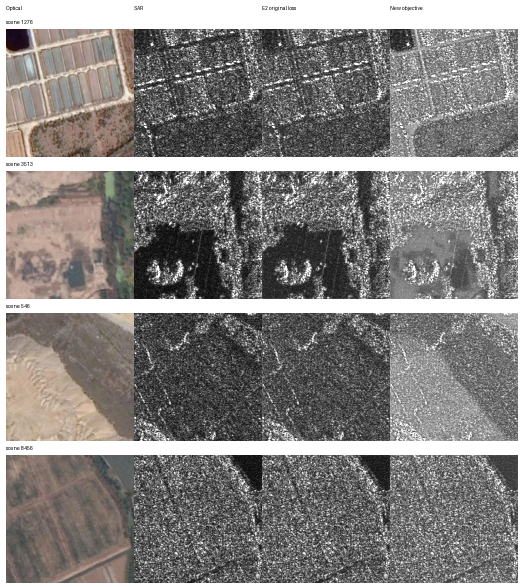
#> input picture reports/e2_source_objective_v1_val64_review_20261119.png, 1048 x 1174 px (shown at 1/2 size)
$ python -i diagnose_e2_architecture_r0.py   (imports and definitions only)   (older library calls are emulated)
#> lines starting #> are read from the running program, lines starting #| are printed output that depends on the picture
#> further down, picture is the input picture: shape (1174, 1048, 3); mean B, G, R 128.3, 130.2, 133.2
"""Attribute differences in archived QXS-SAROPT validation outputs."""

import argparse
import csv
import hashlib
import json
from pathlib import Path

import cv2
import numpy as np
from scipy.stats import spearmanr

from utils.reference_metrics import ReferenceEvaluator, _gaussian_ssim


ROOT = Path(__file__).resolve().parent
AUDIT = ROOT / "test_result/e2_quality_audit_v1/val1000_seed42/run_metadata.json"
PROFILE = "reference_v2_candidate_with_paper_fmi"
METHODS = ("e2", "sar_directional", "strict_overshoot", "source_interval")
METRICS = ("SSIM", "MS_SSIM", "FMI", "MI", "VIF", "Qabf", "Nabf")
MS_WEIGHTS = (.0448, .2856, .3001, .2363, .1333)


def sha256(path):
    return hashlib.sha256(path.read_bytes()).hexdigest()


# [63 lines left out: functions load_inputs, read_image, scale_readouts, not called in this run]


def source_edges(image):
    smoothed = cv2.GaussianBlur(image, (0, 0), 1)
    gx = cv2.Sobel(smoothed, cv2.CV_64F, 1, 0, scale=1 / 8)
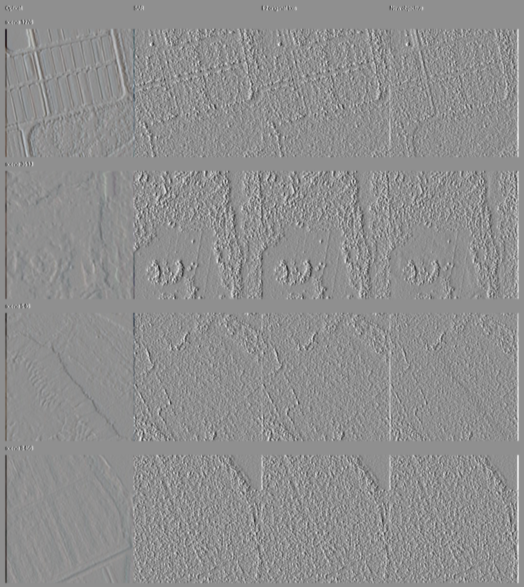
#> gx: shape (1174, 1048, 3) float64 (shown at 1/2 size); mean B, G, R 0, 0, 0; drawn with min black and max white
    gy = cv2.Sobel(smoothed, cv2.CV_64F, 0, 1, scale=1 / 8)
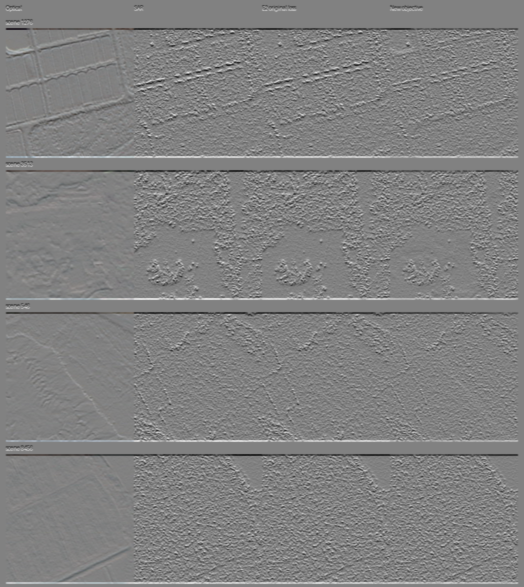
#> gy: shape (1174, 1048, 3) float64 (shown at 1/2 size); mean B, G, R 0, 0, 0; drawn with min black and max white
    return np.stack((gx, gy), axis=-1), np.hypot(gx, gy)


# [6 lines left out: function gradient_transfer, not called in this run]


def masked_rms(values, mask):
    return float(np.sqrt(np.mean(values[mask]**2))) if mask.sum() >= 32 else float("nan")


# [128 lines left out: functions image_readouts, write_csv, correlations, main, not called in this run]


# [2 lines not run here, left out]

>>> import cv2
>>> picture = cv2.imread('reports/e2_source_objective_v1_val64_review_20261119.png')
>>> result = source_edges(picture)
